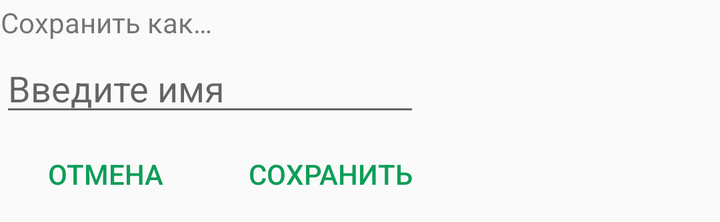
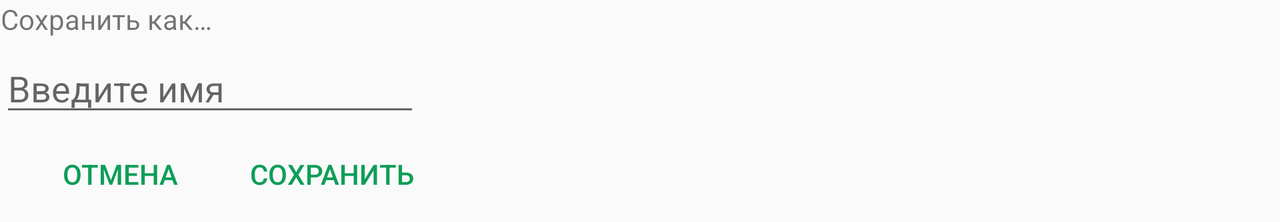

Compare how this app lays out the same screen by default and in its alternative resource folder. The renders come first, then the two layout files and the values they reference.
<!-- AndroidManifest.xml: application theme AppTheme -->
<!-- res/layout/dialog_activity.xml -->
<?xml version="1.0" encoding="utf-8"?>
<androidx.constraintlayout.widget.ConstraintLayout xmlns:android="http://schemas.android.com/apk/res/android"
    xmlns:app="http://schemas.android.com/apk/res-auto"
    xmlns:tools="http://schemas.android.com/tools"
    android:layout_width="wrap_content"
    android:layout_height="wrap_content">

    <TextView
        android:id="@+id/saveAsTextView"
        android:layout_width="wrap_content"
        android:layout_height="wrap_content"
        android:layout_marginEnd="104dp"
        android:text="@string/saveAs"
        app:layout_constraintBottom_toTopOf="@+id/nameEditView"
        app:layout_constraintEnd_toEndOf="parent"
        app:layout_constraintStart_toStartOf="parent"
        app:layout_constraintTop_toTopOf="parent" />

    <EditText
        android:id="@+id/nameEditView"
        android:layout_width="wrap_content"
        android:layout_height="wrap_content"
        android:layout_marginTop="22dp"
        android:ems="10"
        android:hint="@string/enterName"
        android:inputType="textPersonName"
        app:layout_constraintBottom_toTopOf="@+id/acceptButton"
        app:layout_constraintEnd_toEndOf="parent"
        app:layout_constraintHorizontal_bias="0.0"
        app:layout_constraintStart_toStartOf="parent"
        app:layout_constraintTop_toTopOf="parent"
        android:autofillHints=""
        tools:ignore="UnusedAttribute" />

    <Button
        android:id="@+id/acceptButton"
        android:layout_width="wrap_content"
        android:layout_height="wrap_content"
        android:layout_marginStart="12dp"
        android:background="@color/whitePr"
        android:text="@string/save"
        android:textColor="@color/colorPrimary"
        app:layout_constraintBottom_toBottomOf="parent"
        app:layout_constraintEnd_toEndOf="parent"
        app:layout_constraintStart_toEndOf="@+id/cancelButton"
        app:layout_constraintTop_toBottomOf="@+id/nameEditView" />

    <Button
        android:id="@+id/cancelButton"
        android:layout_width="wrap_content"
        android:layout_height="wrap_content"
        android:layout_marginStart="8dp"
        android:layout_marginEnd="12dp"
        android:background="@color/whitePr"
        android:text="@string/cancel"
        android:textColor="@color/colorPrimary"
        app:layout_constraintBottom_toBottomOf="parent"
        app:layout_constraintEnd_toStartOf="@+id/acceptButton"
        app:layout_constraintStart_toStartOf="parent"
        app:layout_constraintTop_toBottomOf="@+id/nameEditView" />
</androidx.constraintlayout.widget.ConstraintLayout>
<!-- resources referenced by this layout -->
<resources>
  <color name="colorPrimary">#0F9D58</color>
  <color name="whitePr">#00000000</color>
  <string name="cancel">Отмена</string>
  <string name="enterName">Введите имя</string>
  <string name="save">Сохранить</string>
  <string name="saveAs">Сохранить как…</string>
  <style name="AppTheme" parent="Theme.AppCompat.Light.DarkActionBar">
          
          <item name="colorPrimary">@color/colorPrimary</item>
          <item name="colorPrimaryDark">@color/colorPrimaryDark</item>
          <item name="colorAccent">@color/colorAccent</item>
      </style>
  <color name="colorPrimaryDark">#00574B</color>
  <color name="colorAccent">#D81B60</color>
</resources>
<!-- res/layout-land/dialog_activity.xml (the repository's variant of the layout above) -->
<!-- drawn on the phone turned sideways -->
<?xml version="1.0" encoding="utf-8"?>
<androidx.constraintlayout.widget.ConstraintLayout xmlns:android="http://schemas.android.com/apk/res/android"
    xmlns:app="http://schemas.android.com/apk/res-auto"
    xmlns:tools="http://schemas.android.com/tools"
    android:layout_width="wrap_content"
    android:layout_height="wrap_content">

    <TextView
        android:id="@+id/saveAsTextView"
        android:layout_width="wrap_content"
        android:layout_height="wrap_content"
        android:layout_marginEnd="104dp"
        android:text="@string/saveAs"
        app:layout_constraintEnd_toEndOf="parent"
        app:layout_constraintStart_toStartOf="parent"
        app:layout_constraintTop_toTopOf="parent" />

    <EditText
        android:id="@+id/nameEditView"
        android:layout_width="wrap_content"
        android:layout_height="wrap_content"
        android:layout_marginTop="22dp"
        android:ems="10"
        android:hint="@string/enterName"
        android:inputType="textPersonName"
        android:scrollbarThumbHorizontal="@color/colorPrimary"
        android:scrollbarThumbVertical="@color/colorPrimary"
        android:textColor="@color/colorPrimary"
        app:layout_constraintEnd_toEndOf="parent"
        app:layout_constraintHorizontal_bias="0.0"
        app:layout_constraintStart_toStartOf="parent"
        app:layout_constraintTop_toTopOf="parent"
        android:autofillHints=""
        tools:ignore="UnusedAttribute" />

    <Button
        android:id="@+id/acceptButton"
        android:layout_width="wrap_content"
        android:layout_height="wrap_content"
        android:background="@color/whitePr"
        android:text="@string/save"
        android:textColor="@color/colorPrimary"
        app:layout_constraintBottom_toBottomOf="parent"
        app:layout_constraintEnd_toEndOf="parent"
        app:layout_constraintTop_toBottomOf="@+id/nameEditView" />

    <Button
        android:id="@+id/cancelButton"
        android:layout_width="wrap_content"
        android:layout_height="wrap_content"
        android:layout_marginStart="16dp"
        android:background="@color/whitePr"
        android:text="@string/cancel"
        android:textColor="@color/colorPrimary"
        app:layout_constraintBottom_toBottomOf="parent"
        app:layout_constraintStart_toStartOf="parent"
        app:layout_constraintTop_toBottomOf="@+id/nameEditView" />
</androidx.constraintlayout.widget.ConstraintLayout>
